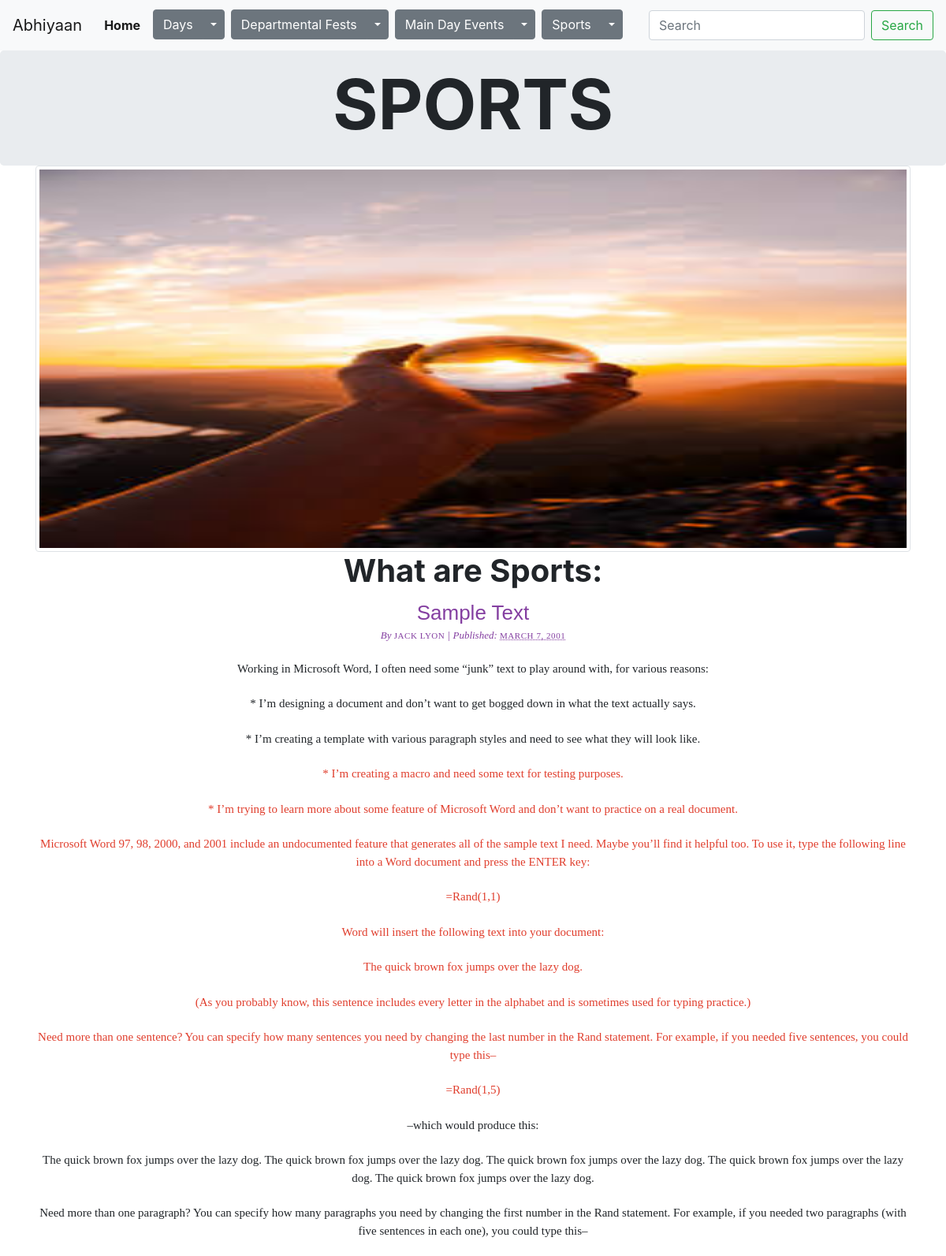
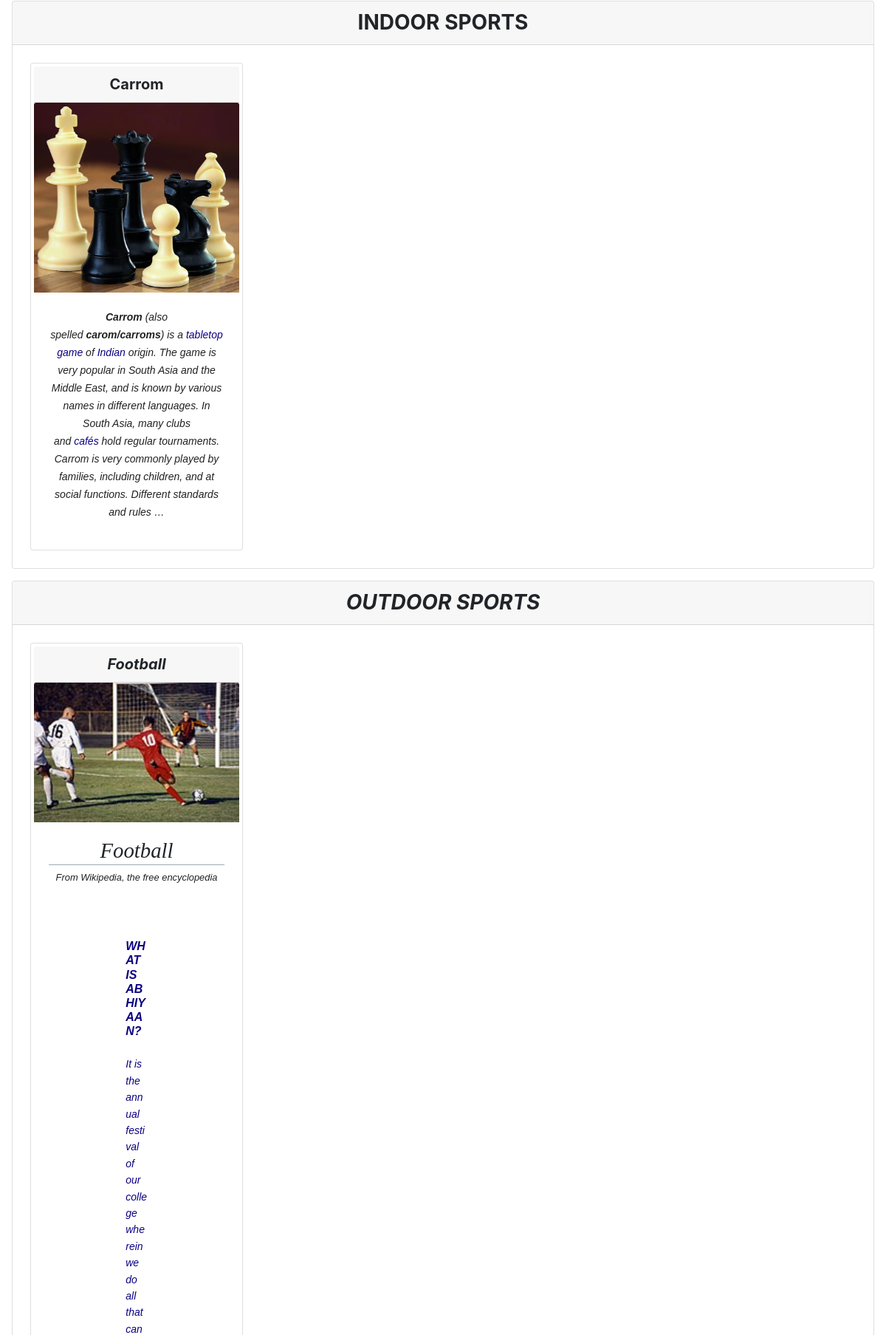
The app's page /sports/ (upper part) with its own data (2 pictures, top to bottom).
### sports/models.py (models this page shows, shortened)
class Sportlist(models.Model):
    imageOne    =   models.ImageField(blank=True)
    imageTwo    =   models.ImageField(blank=True)
    imageThree  =   models.ImageField(blank=True)
    description =   models.TextField(blank=True)
    sports      =   models.ManyToManyField(Sport, related_name="sportsofsportlist", blank=True)

class Sport(models.Model):
    Types = (
        ("Indoor", "Indoor"),
        ("Outdoor", "Outdoor")
    )
    name        =   models.CharField(max_length=1000)
    description =   models.TextField(blank=True)
    image       =   models.ImageField(blank=True)
    registration=   models.CharField(max_length=1000, help_text="recommended height 1000")
    howtoplay   =   models.TextField(blank=True)
    sporthead   =   models.CharField(max_length=1000)
    fees        =   models.IntegerField()
    door        =   models.CharField(max_length=7, choices=Types)
    def __str__(self):
        return remove_html_tags(self.name)

### sports/views.py (the view)
# urls.py: path("", views.index, name="index"),
def index(request):
    sportlist=Sportlist.objects.all()[0]
    sports=Sport.objects.all()
    isports=Sport.objects.filter(door="Indoor")
    osports=Sport.objects.filter(door="Outdoor")
    print(isports)
    print(osports)
    return render(request, "sports/index.html", {
        "days": ["Clan", "Corporate", "Traditional"],
        "departmentalfests": ["CSE", "IT", "EXTC", "ME", "CE"],
        "sports": sports,
        "isports": isports,
        "osports": osports,
        "sportlist":sportlist
    })

### sports/models.py (called while the page is built)
def remove_html_tags(text):
    clean = re.compile('<.*?>')
    return re.sub(clean, '', text)

### sports/templates/sports/index.html (shortened to what this page needs)
{% extends "home/layout.html" %}
{% block body %}
<div class="jumbotron d-flex justify-content-center m-0 p-3">
  <h1 class="display-2 font-weight-bold">SPORTS</h1>
</div>
<div class="container">
    <div id="carouselExampleSlidesOnly" class="carousel slide" data-ride="carousel">
        <div class="carousel-inner">
          <div class="carousel-item active img-thumbnail img-responsive">
              <img class="daysCarousel" src="{{ sportlist.imageOne.url }}" class="d-block w-100 img-fluid" alt="...">
          </div>
        </div>
      </div>
</div>
<div class="container">
  <h1 class="font-weight-bold text-center">What are Sports:</h1>
  <p class="text-center ">{{ sportlist.description|safe }}</p>
</div>
  <div class="card m-3">
    <h3 class="card-header text-center font-weight-bold">INDOOR SPORTS</h3>
    <div class="card-body">
      <div class="row">
        {% for sport in isports %}
        <div class="col">
          <div class="card m-1 p-1" style="width: 18rem;">
            <h5 class="card-header font-weight-bold text-center">{{ sport.name|safe }}</h5>
            <img class="card-img-top" src="{{ sport.image.url }}">
            <div class="card-body">{{ sport.description|truncatewords:150|safe }}</div>
          </div>
        </div>
        {% endfor %}
      </div>
    </div>
  </div>
  <div class="card m-3">
    <h3 class="card-header text-center font-weight-bold">OUTDOOR SPORTS</h3>
    <div class="card-body">
      <div class="row">
        {% for sport in osports %}
        <div class="col">
          <div class="card m-1 p-1" style="width: 18rem;">
            <h5 class="card-header font-weight-bold text-center">{{ sport.name|safe }}</h5>
            <img class="card-img-top" src="{{ sport.image.url }}">
            <div class="card-body">{{ sport.description|truncatewords:150|safe }}</div>
          </div>
        </div>
        {% endfor %}
      </div>
    </div>
  </div>
{% endblock body %}

### home/static/home/styles.css (style rules this page uses)
.daysCarousel { height: 30rem; width: 100%; }

### records on screen
Sportlist: imageOne (picture), description "Sample Text By JACK LYON | Published: MARCH 7, 2001 Working in Microsoft Word, I often need some “junk” text to play around with, for various reasons: * I’m designing a document and don’t want to get bogged down in what the text actually says. * I’m creating a template with various paragraph styles and need to see what they will look like. * I’m creating a macro and need some text for testing purposes. * I’m trying to learn more about some feature of Microsoft Word and don’t want to practice on a real document. Microsoft Word 97, 98, 2000, and 2001 include an undocumented feature that generates all of the sample text I need. Maybe you’ll find it helpful too. To use it, type the following…"
Sport: name "Carrom", image (picture), description "Carrom (also spelled carom/carroms ) is a tabletop game of Indian origin. The game is very popular in South Asia and the Middle East, and is known by various names in different languages. In South Asia, many clubs and cafés hold regular tournaments. Carrom is very commonly played by families, including children, and at social functions. Different standards and rules …"
Sport: name "Football", image (picture), description "Football From Wikipedia, the free encyclopedia"
